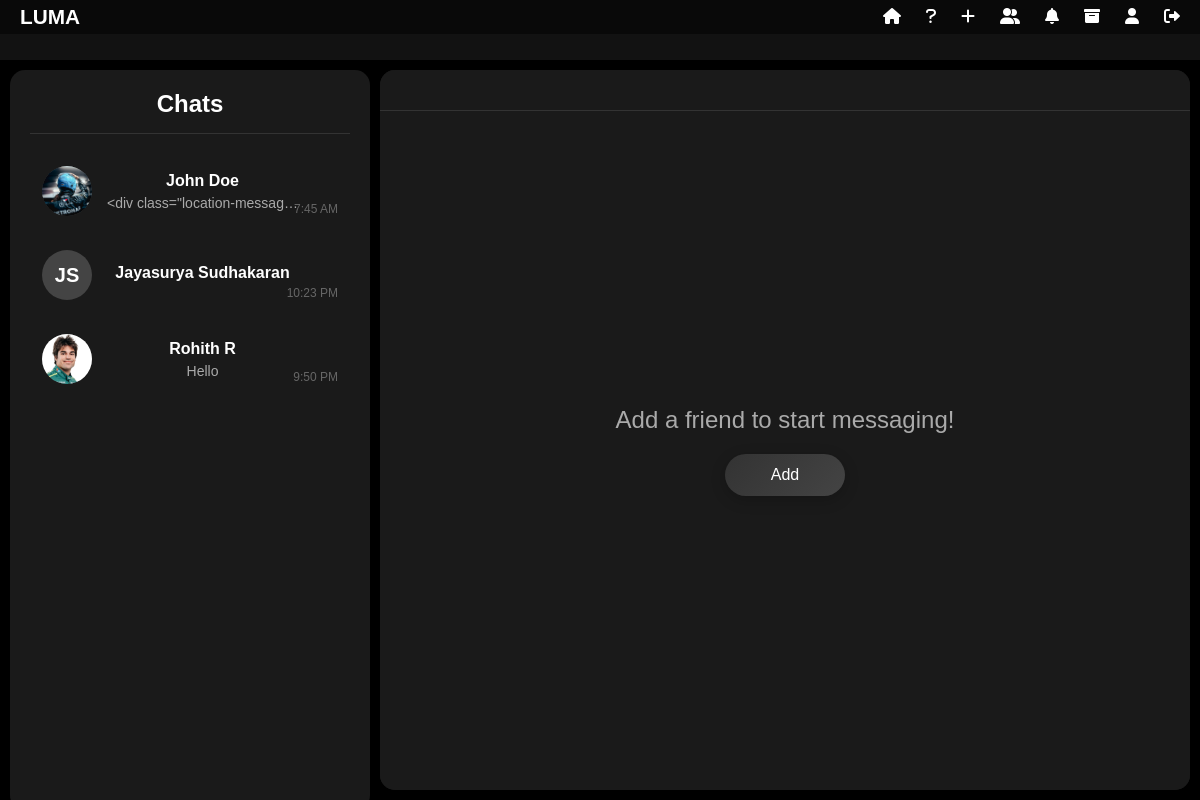
Screenshot of /chats/ (signed in) with the database file from the repository.
### chat/models.py (models this page shows, shortened)
class Chat(models.Model):
    sender = models.ForeignKey(User, related_name='sender_chats', on_delete=models.CASCADE)
    recipient = models.ForeignKey(User, related_name='recipient_chats', on_delete=models.CASCADE)
    created_at = models.DateTimeField(auto_now_add=True)
    updated_at = models.DateTimeField(auto_now=True)
    archived_by = models.ManyToManyField(User, related_name='archived_chats', blank=True)
    class Meta:
        db_table = 'chat_chat'

class User(AbstractBaseUser):
    first_name = models.CharField(max_length=30)
    last_name = models.CharField(max_length=30)
    username = models.CharField(max_length=30, unique=True)
    email = models.EmailField(unique=True)
    profile_picture = models.ImageField(upload_to='profile_pics', blank=True, null=True)  # Removed trailing slash
    created_at = models.DateTimeField(auto_now_add=True)
    is_active = models.BooleanField(default=True)
    is_admin = models.BooleanField(default=False)
    is_banned = models.BooleanField(default=False)
    ban_expiry = models.DateTimeField(null=True, blank=True)
    ban_reason = models.TextField(blank=True, null=True)
    objects = UserManager()
    USERNAME_FIELD = 'username'
    REQUIRED_FIELDS = ['email', 'first_name', 'last_name']
    class Meta:
        db_table = 'chat_user'
    def is_currently_banned(self):
        if not self.is_banned:
            return False
        if self.ban_expiry and timezone.now() > self.ban_expiry:
            self.unban_user()
            return False
        return True

class Message(models.Model):
    chat = models.ForeignKey(Chat, related_name='messages', on_delete=models.CASCADE)
    sender = models.ForeignKey(User, on_delete=models.CASCADE)
    content = models.TextField()
    sent_at = models.DateTimeField(auto_now_add=True)
    read_by = models.ManyToManyField(User, related_name='read_messages', blank=True)
    deleted_for = models.ManyToManyField(User, related_name='deleted_messages', blank=True)
    deleted_for_everyone = models.BooleanField(default=False)
    attachment = models.FileField(upload_to='chat_attachments', null=True, blank=True)  # Removed trailing slash
    attachment_type = models.CharField(max_length=50, null=True, blank=True)
    attachment_name = models.CharField(max_length=255, null=True, blank=True)
    class Meta:
        db_table = 'chat_message'
        ordering = ['sent_at']

### chat/views.py (the view)
# urls.py: path('chats/', views.chat_list, name='chat_list'),
@login_required
def chat_list(request):
    print(f"Current user: {request.user.username}")
    print(f"User ID: {request.user.id}")
    chats = Chat.objects.filter(
        Q(sender=request.user) | Q(recipient=request.user)
    ).exclude(
        Q(sender__in=BlockedUser.objects.filter(blocked=request.user).values('blocker')) |
        Q(recipient__in=BlockedUser.objects.filter(blocked=request.user).values('blocker'))
    ).exclude(
        archived_by=request.user
    ).order_by('-updated_at')
    for chat in chats:
        other_user = chat.recipient if chat.sender == request.user else chat.sender
        unread_count = Message.objects.filter(
            chat=chat,
            sender=other_user,
            deleted_for_everyone=False  # Exclude messages deleted for everyone
        ).exclude(read_by=request.user).count()
        chat.unread_count = unread_count
        last_message = chat.messages.filter(
            deleted_for_everyone=False
        ).order_by('-sent_at').first()
        if last_message:
            chat.last_message = last_message.content
        else:
            chat.last_message = "No messages yet"
        chat.sender_profile_pic = chat.sender.profile_picture.url if chat.sender.profile_picture else None
        chat.recipient_profile_pic = chat.recipient.profile_picture.url if chat.recipient.profile_picture else None
    print(f"Number of chats found: {chats.count()}")
    all_chats = Chat.objects.all()
    print(f"Total chats in database: {all_chats.count()}")
    for chat in all_chats:
        print(f"Chat ID: {chat.id}")
        print(f"Sender: {chat.sender.username} (ID: {chat.sender.id})")
        print(f"Recipient: {chat.recipient.username} (ID: {chat.recipient.id})")
        print("---")
    print("\nUser's chats:")
    for chat in chats:
        print(f"Chat ID: {chat.id}")
        print(f"Sender: {chat.sender.username}")
        print(f"Recipient: {chat.recipient.username}")
        print(f"Latest message: {chat.last_message}")
        print("---")
    return render(request, 'chat.html', {
        'chats': chats,
        'active_chat': None,
        'current_user': request.user
    })

### templates/chat.html (shortened to what this page needs)
{% extends "base.html" %} {% load tz %} {% load chat_filters %} {% block content %}
<link
  href="https://cdnjs.cloudflare.com/ajax/libs/font-awesome/6.0.0/css/all.min.css"
  rel="stylesheet"
/>
<div class="chat-container">
  <div class="chat-list-panel">
    <div class="chat-list-title">Chats</div>
    <div class="chat-list">
      {% if chats %}
        {% for chat in chats %}
        <div
          class="chat-item {% if active_chat and chat.id == active_chat.id %} active {% endif %}{% if chat.unread_count > 0 %} has-unread {% endif %}"
          data-chat-url="{% url 'chat_detail' chat.id %}"
          data-chat-id="{{ chat.id }}"
          onclick="loadChat(this, event)">
          <div class="chat-item-pfp">
            {% if chat.sender == request.user %}
              {% if chat.recipient_profile_pic %}
                <img
                  src="{{ chat.recipient_profile_pic }}"
                  alt="Profile Picture"
                  class="pfp-image"
                  onerror="this.style.display='none'; this.nextElementSibling.style.display='flex';"
                />
              {% else %}
                <div class="pfp-initials">
                  {{ chat.recipient.first_name|slice:":1" }}{{ chat.recipient.last_name|slice:":1" }}
                </div>
              {% endif %}
            {% endif %}
          </div>
          <div class="chat-item-details">
            <div class="chat-item-name"
                 data-first-name="{% if chat.sender == request.user %}{{ chat.recipient.first_name }}{% else %}{{ chat.sender.first_name }}{% endif %}"
                 data-last-name="{% if chat.sender == request.user %}{{ chat.recipient.last_name }}{% else %}{{ chat.sender.last_name }}{% endif %}">
              {% if chat.sender == request.user %}
                {{ chat.recipient.first_name }} {{ chat.recipient.last_name }}
              {% else %}
                {{ chat.sender.first_name }} {{ chat.sender.last_name }}
              {% endif %}
            </div>
            <div class="chat-item-preview">
              {{ chat.last_message|truncatewords:10 }}
            </div>
          </div>
          <div class="chat-item-time">
            {{ chat.updated_at|localtime|date:"g:i A" }}
          </div>
        </div>
        {% endfor %}
      {% else %}
        <div style="text-align: center; color: #666; padding: 20px;">
          No chats yet. Add a friend to start chatting!
        </div>
      {% endif %}
    </div>
  </div>
  <div class="chat-area">
    <div class="chat-header">
    </div>
    <div class="messages-container">
      {% if active_chat %}
        {% if messages %}
          {% for message in messages %}
            <div class="message {% if message.sender == request.user %}message-sent{% else %}message-received{% endif %} {% if message.deleted_for_everyone %}deleted{% endif %}"
                 data-message-id="{{ message.id }}"
                 data-sender-id="{{ message.sender.id }}"
                 oncontextmenu="showContextMenu(event, this)"
                 {% if message.deleted_for.all|contains:request.user %}style="display: none;"{% endif %}>
              <div class="message-pfp">
                {% if message.sender.profile_picture %}
                  <img src="{{ message.sender.profile_picture.url }}" alt="Profile Picture">
                {% else %}
                  <div class="pfp-initials">
                    {{ message.sender.first_name|slice:":1" }}{{ message.sender.last_name|slice:":1" }}
                  </div>
                {% endif %}
              </div>
              <div class="message-content">
                {% if message.deleted_for_everyone %}
                  <i>Message deleted</i>
                {% else %}
                  {% if "location-message" in message.content %}
                    {{ message.content|safe }}
                  {% else %}
                    {{ message.content }}
                  {% endif %}
                  {% if message.attachment %}
                    {% if message.attachment_type == 'image' %}
                      <div class="message-attachment">
                        <img src="{{ message.attachment.url }}" alt="{{ message.attachment_name }}" class="attachment-image">
                      </div>
                    {% else %}
                      <div class="message-attachment">
                        <div class="file-icon">
                          {% if message.attachment_type == 'pdf' %}
                            <svg width="24" height="24" viewBox="0 0 24 24" fill="none" xmlns="http://www.w3.org/2000/svg">
                              <path d="M14 2H6C5.46957 2 4.96086 2.21071 4.58579 2.58579C4.21071 2.96086 4 3.46957 4 4V20C4 20.5304 4.21071 21.0391 4.58579 21.4142C4.96086 21.7893 5.46957 22 6 22H18C18.5304 22 19.0391 21.7893 19.4142 21.4142C19.7893 21.0391 20 20.5304 20 20V8L14 2Z" stroke="white" stroke-width="2" stroke-linecap="round" stroke-linejoin="round"/>
                              <path d="M14 2V8H20" stroke="white" stroke-width="2" stroke-linecap="round" stroke-linejoin="round"/>
                              <path d="M12 18C12 17.4 11.6 17 11 17C10.4 17 10 17.4 10 18C10 18.6 10.4 19 11 19C11.6 19 12 18.6 12 18Z" fill="white"/>
                              <path d="M12 13C12 12.4 11.6 12 11 12C10.4 12 10 12.4 10 13V16C10 16.6 10.4 17 11 17C11.6 17 12 16.6 12 16V13Z" fill="white"/>
                            </svg>
                          {% elif message.attachment_type == 'doc' %}
                            <svg width="24" height="24" viewBox="0 0 24 24" fill="none" xmlns="http://www.w3.org/2000/svg">
                              <path d="M14 2H6C5.46957 2 4.96086 2.21071 4.58579 2.58579C4.21071 2.96086 4 3.46957 4 4V20C4 20.5304 4.21071 21.0391 4.58579 21.4142C4.96086 21.7893 5.46957 22 6 22H18C18.5304 22 19.0391 21.7893 19.4142 21.4142C19.7893 21.0391 20 20.5304 20 20V8L14 2Z" stroke="white" stroke-width="2" stroke-linecap="round" stroke-linejoin="round"/>
                              <path d="M14 2V8H20" stroke="white" stroke-width="2" stroke-linecap="round" stroke-linejoin="round"/>
                              <path d="M16 13H8" stroke="white" stroke-width="2" stroke-linecap="round" stroke-linejoin="round"/>
                              <path d="M16 17H8" stroke="white" stroke-width="2" stroke-linecap="round" stroke-linejoin="round"/>
                              <path d="M10 9H9H8" stroke="white" stroke-width="2" stroke-linecap="round" stroke-linejoin="round"/>
                            </svg>
                          {% else %}
                            <svg width="24" height="24" viewBox="0 0 24 24" fill="none" xmlns="http://www.w3.org/2000/svg">
                              <path d="M14 2H6C5.46957 2 4.96086 2.21071 4.58579 2.58579C4.21071 2.96086 4 3.46957 4 4V20C4 20.5304 4.21071 21.0391 4.58579 21.4142C4.96086 21.7893 5.46957 22 6 22H18C18.5304 22 19.0391 21.7893 19.4142 21.4142C19.7893 21.0391 20 20.5304 20 20V8L14 2Z" stroke="white" stroke-width="2" stroke-linecap="round" stroke-linejoin="round"/>
                              <path d="M14 2V8H20" stroke="white" stroke-width="2" stroke-linecap="round" stroke-linejoin="round"/>
                            </svg>
                          {% endif %}
                        </div>
                        <div class="file-info">
                          <div class="file-name">{{ message.attachment_name }}</div>
                          <a href="{{ message.attachment.url }}" target="_blank" class="file-link">Download</a>
                        </div>
                      </div>
                    {% endif %}
                  {% endif %}
                {% endif %}
                <div class="message-time">
                  {{ message.sent_at|localtime|date:"g:i A" }}
                  {% if message.sender == request.user and not message.deleted_for_everyone %}
                  <div class="message-read-status" data-message-id="{{ message.id }}">
                    <span class="read-receipt" id="read-receipt-{{ message.id }}">
                      <span class="read-receipt-icon">&#10003;</span>
                    </span>
                  </div>
                  {% endif %}
                </div>
              </div>
            </div>
          {% endfor %}
        {% else %}
          <div class="start-message" id="no-messages-prompt">No messages yet. Start the conversation!</div>
        {% endif %}
      {% else %}
        <div class="start-message">Add a friend to start messaging!</div>
        <button class="add-contact-button" onclick="openFriendDialog()">Add</button>
      {% endif %}
    </div>
  </div>
  {% endblock %}

### templates/base.html (style rules this page uses)
* { margin: 0; padding: 0; box-sizing: border-box; font-family: "Poppins", sans-serif; user-select: none; scrollbar-width: none; }
body { background-color: #121212; color: white; }
.add-contact-button { margin-bottom: 15px; }

### templates/chat.html (style rules this page uses)
* { margin: 0; padding: 0; box-sizing: border-box; font-family: "Arial", sans-serif; }
.chat-container { background-color: black; color: white; height: calc(100vh - 60px); display: flex; overflow: hidden; position: fixed; top: 60px; left: 0; right: 0; bottom: 0; }
.chat-list-panel { width: 30%; height: 100%; background-color: #1a1a1a; border-radius: 15px; padding: 20px; display: flex; flex-direction: column; margin: 10px; }
.chat-list-title { text-align: center; font-size: 24px; font-weight: bold; margin-bottom: 20px; padding-bottom: 15px; border-bottom: 1px solid #333; }
.chat-list { flex: 1; overflow-y: auto; }
.chat-item { display: flex; align-items: center; padding: 12px; margin-bottom: 10px; border-radius: 10px; cursor: pointer; transition: background-color 0.2s; position: relative; }
.chat-item-pfp { width: 50px; height: 50px; border-radius: 50%; overflow: hidden; display: flex; align-items: center; justify-content: center; background-color: #444; font-size: 20px; font-weight: bold; color: white; margin-right: 15px; flex-shrink: 0; }
.pfp-image { width: 100%; height: 100%; object-fit: cover; }
.pfp-initials { display: flex; align-items: center; justify-content: center; width: 100%; height: 100%; }
.chat-item-details { flex: 1; overflow: hidden; margin-right: 40px; }
.chat-item-name { font-weight: bold; margin-bottom: 5px; }
.chat-item-preview { color: #aaa; font-size: 14px; white-space: nowrap; overflow: hidden; text-overflow: ellipsis; }
.chat-item-time { position: absolute; bottom: 12px; right: 12px; font-size: 12px; color: #666; }
.chat-area { flex: 1; background-color: #1a1a1a; border-radius: 15px; margin: 10px; margin-left: 0; display: flex; flex-direction: column; overflow: hidden; }
.chat-header { padding: 20px; border-bottom: 1px solid #333; display: flex; align-items: center; background-color: #1a1a1a; }
.messages-container { flex: 1; padding: 20px; overflow-y: auto; display: flex; flex-direction: column; background-color: #1a1a1a; align-items: stretch; min-height: 0; height: 100%; }
.messages-container:has(.start-message) { justify-content: center; align-items: center; }
.start-message { text-align: center; color: #aaa; font-size: 24px; max-width: 80%; margin: 0 auto; margin-bottom: 20px; animation: fadeIn 0.8s ease-in-out; }
.add-contact-button { display: block; margin: 0 auto; padding: 12px 30px; border: none; border-radius: 25px; background: linear-gradient(135deg, #333 0%, #444 100%); color: white; cursor: pointer; transition: all 0.3s ease; font-size: 16px; width: auto; min-width: 120px; box-shadow: 0 4px 15px rgba(0, 0, 0, 0.2); animation: slideUp 0.5s ease-out 0.3s both; }

### rows the page displays
Chat: shows a picture, recipient.first_name "John", recipient.last_name "Doe", last_message "<div class=\"location-messag…", updated_at "7:45 AM"
Chat: recipient.first_name "J", recipient.last_name "S", recipient.first_name "Jayasurya", recipient.last_name "Sudhakaran", updated_at "10:23 PM"
Chat: shows a picture, recipient.first_name "Rohith", recipient.last_name "R", last_message "Hello", updated_at "9:50 PM"
